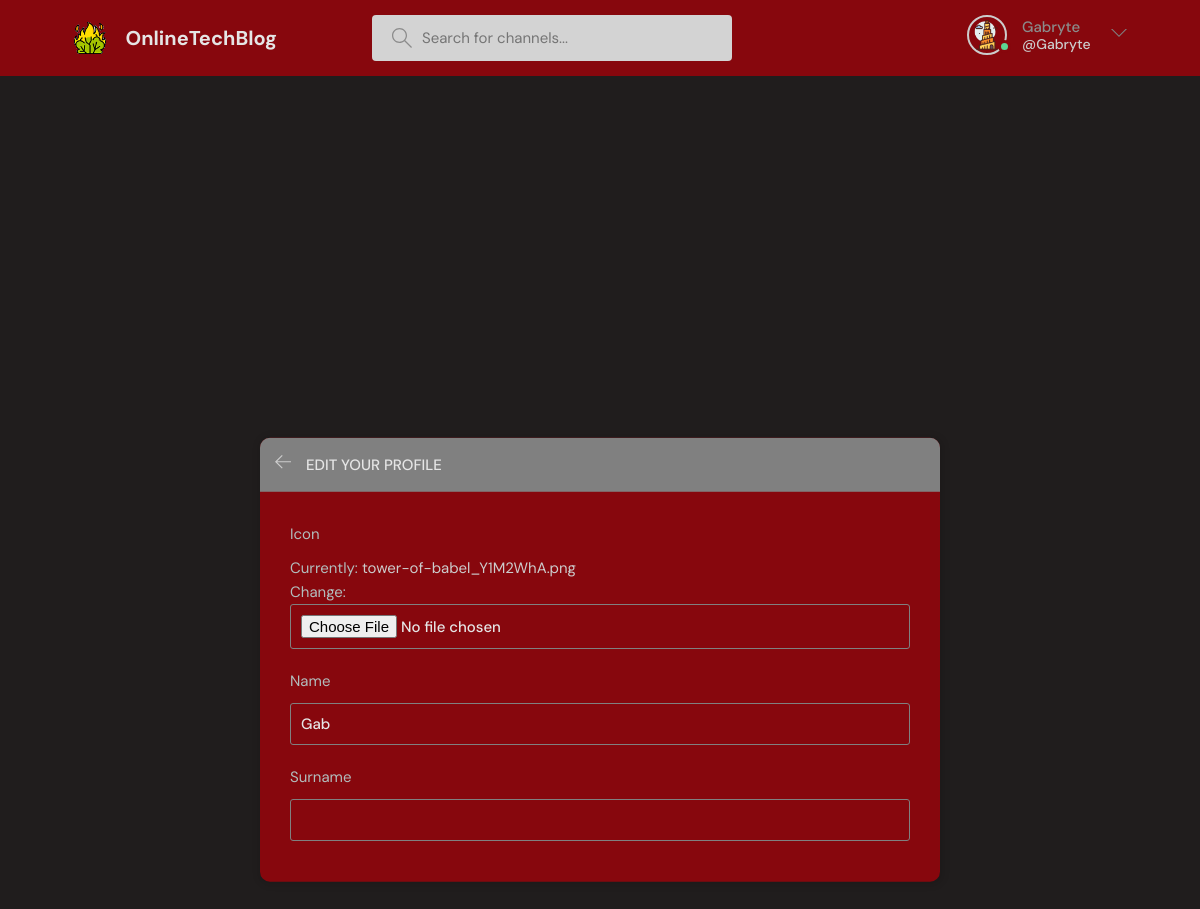
The app's page /update-user/ (signed in) with its own data.
### baseProject/models.py (models this page shows)
class User(AbstractUser):
    name = models.CharField(max_length=200, null=True)
    surname = models.CharField(max_length=200, null=True)
    email = models.EmailField(unique=True,null=True)
    status = models.TextField(null=True)
    icon = models.ImageField(null=True, default="userBase.svg")
    showFriendsMessages = models.BooleanField(default=False)
    USERNAME_FIELD = 'email'
    REQUIRED_FIELDS = []

### baseProject/views.py (the view)
# urls.py: path('update-user/', views.updateUser, name='update-user'),
@login_required(login_url='loginPage')
def updateUser(request):
    user = request.user
    form = UserForm(instance=user)
    if request.method == 'POST':
        form = UserForm(request.POST, request.FILES, instance=user)
        if form.is_valid():
            form.save()
            return redirect('user-profile', pk=user.id)
    return render(request, 'baseProject/update-user.html', {'form': form})

### baseProject/forms.py
class UserForm(ModelForm):
    class Meta:
        model = User
        fields = ['icon','name','surname','username','email','status','showFriendsMessages']

### baseProject/templates/baseProject/update-user.html (shortened to what this page needs)
{% extends 'main.html' %}
{% block content %}
    <main class="update-account layout">
        <div class="container">
            <div class="layout__box">
                <div class="layout__boxHeader">
                    <div class="layout__boxTitle">
                        <a href="{{ request.META.HTTP_REFERER }}">
                            <svg version="1.1" xmlns="http://www.w3.org/2000/svg" width="32" height="32"
                                 viewBox="0 0 32 32">
                                <title>arrow-left</title>
                                <path
                                        d="M13.723 2.286l-13.723 13.714 13.719 13.714 1.616-1.611-10.96-10.96h27.625v-2.286h-27.625l10.965-10.965-1.616-1.607z">
                                </path>
                            </svg>
                        </a>
                        <h3>Edit your profile</h3>
                    </div>
                </div>
                <div class="layout__body">
                    <div class="listTopics">
                        <form class="form" action="" method="POST" enctype="multipart/form-data">
                            {% for field in form %}
                                <div class="form__group">
                                    <label for="profile_pic">{{ field.label }}</label>
                                    {{ field }}
                                </div>
                            {% endfor %}
                        </form>
                    </div>
                </div>
            </div>
        </div>
    </main>
{% endblock content %}

### templates/header.html (shortened to what this page needs)
{% load static %}
    <header class="header header--loggedIn">
      <div class="container">
        <a href="{% url 'home' %}" class="LOGO">
          <img src="{% static  'images/tower.png' %}" />
          <h1>OnlineTechBlog</h1>
        </a>
        <form class="searchBar" method="GET" action="{% url 'home'  %}">
          <label>
            <input name="q" placeholder="Search for channels..." />
          </label>
        </form>
        <nav class="header__menu">
          {% if request.user.is_authenticated %}
          <div class="UserOptions">
            <a href="{% url 'user-profile' request.user.id %}">
              <div class="avatar avatar--medium active">
                <img src="{{request.user.icon.url}}" />
              </div>
              <p>{{ request.user.username }} <span>@{{ request.user.username }}</span></p>
            </a>
            <button class="dropdown-button">
              <svg version="1.1" xmlns="http://www.w3.org/2000/svg" width="32" height="32" viewBox="0 0 32 32">
                <title>chevron-down</title>
                <path d="M16 21l-13-13h-3l16 16 16-16h-3l-13 13z"></path>
              </svg>
            </button>
          </div>
              {% else %}
           <a href="{% url 'loginPage' %}">
            <img src="{% static 'images/emptyusericon.svg' %}"/>
            <p>Login</p>
          </a>
           {% endif %}
        </nav>
      </div>
    </header>

### static/styles/style.css (style rules this page uses)
:root { --color-mainStructure-light: #e1f6fb; --color-light: #e5e5e5; --color-gray: #8b8b8b; --color-light-gray: #b2bdbd; --bg: #201d1d; --success: #5dd693; --error: #fc4b0b; --obscure-color: #87070d; --obscure-color-medium: lightgray; --obscure-color-light: gray; --color-mainStructure: #ccc; }
* { font-family: "DM Sans", -apple-system, BlinkMacSystemFont, "Segoe UI", Roboto, Oxygen, Ubuntu, Cantarell, "Open Sans", "Helvetica Neue", sans-serif; margin: 0; padding: 0; box-sizing: border-box; text-rendering: optimizeLegibility; font-size: inherit; }
html { font-size: 56.25%; }
@media only screen and (min-width: 1200px) { html { font-size: 62.5%; } }
body { line-height: 1.6; font-weight: 400; font-size: 1.5rem; color: var(--color-light-gray); background-color: var(--bg); min-height: 100vh; }
img { width: 100%; }
a { display: inline-block; color: var(--color-mainStructure); text-decoration: none; }
.container { max-width: 120rem; width: 90%; margin: auto; }
.avatar { position: relative; display: inline-block; border-radius: 50%; border: 2px solid var(--color-mainStructure); }
.avatar img { display: block; border-radius: 50%; object-fit: cover; object-position: center; }
.avatar::after { content: ""; display: block; position: absolute; background-color: var(--color-gray); z-index: 111; border-radius: 50%; border: 0.3rem solid var(--obscure-color); }
.avatar.active::after { background-color: var(--success); }
.avatar.avatar--medium img { width: 3.6rem; height: 3.6rem; border-radius: 50%; }
.avatar.avatar--medium:after { width: 0.7rem; height: 0.7rem; bottom: 0px; right: -6px; }
.header { padding: 1.5rem; background-color: var(--obscure-color); }
.header > .container { display: flex; gap: 9.5rem; }
.LOGO, .UserOptions { display: flex; gap: 2rem; align-items: center; }
.LOGO > img { height: 3.2rem; width: 3.2rem; }
.LOGO > h1 { font-weight: 700; font-size: 2rem; color: var(--color-light); }
.searchBar > label { background-color: var(--obscure-color-medium); padding: 1.3rem 1rem; display: flex; align-items: center; gap: 1rem; border-radius: 4px; }
.searchBar svg { fill: var(--color-gray); width: 2rem; height: 2rem; margin-left: 1rem; }
.searchBar input { width: 30rem; background: transparent; border: none; outline: none; color: gray; }
.header__menu { margin-left: auto; position: relative; }
.header__menu a { display: flex; gap: 1.5rem; align-items: center; font-weight: 500; text-decoration: none; color: var(--color-gray); }
.header__menu img { height: 3.6rem; }
.header__menu p { line-height: 1.2; }
.header__menu span { color: var(--color-mainStructure); font-weight: 500; font-size: 1.4rem; display: block; }
.header__menu svg { width: 1.6rem; height: 1.6rem; fill: var(--obscure-color-light); }
.dropdown-button { background: transparent; border: 0; outline: 0; cursor: pointer; }
.layout { margin-top: 2.4rem; }
.layout > .container { display: flex; justify-content: space-between; align-items: flex-start; }
.layout__box { width: 90%; max-width: 48rem; min-height: 40rem; position: absolute; top: 50%; left: 50%; transform: translate(-50%, -46%); background-color: var(--obscure-color); border-radius: 1rem; box-shadow: 1px 1px 6px 3px rgba(0, 0, 0, 0.1); overflow: hidden; }
.layout__boxHeader { display: flex; padding: 1.5rem; background-color: var(--obscure-color-light); }
.layout__boxTitle { display: flex; gap: 1.5rem; align-items: center; }
.layout__boxTitle h3 { text-transform: uppercase; font-weight: 500; color: var(--color-light); }
.layout__boxTitle svg { width: 1.6rem; height: 1.6rem; fill: var(--color-mainStructure); }
.layout__body { margin: 3rem; }
.form__group { margin-bottom: 2rem; width: 100%; }
.form__group label { display: block; font-size: 1.5rem; margin-bottom: 1rem; }
.form__group input, .form__group textarea, .form__group select { background: transparent; border: 1px solid var(--obscure-color-light); padding: 1rem; border-radius: 3px; width: 100%; color: var(--color-light); font-weight: 500; outline: none; }
.listTopics { list-style: none; overflow-y: auto; height: 600px; max-height: 330px; width: 100%; }
.update-account.layout .layout__box { max-width: 68rem; }

### records on screen
User: user.icon (picture), user.username "Gabryte", form "Gab"

### other values on screen
{{ field.label }} "Icon" "Name" "Surname"
